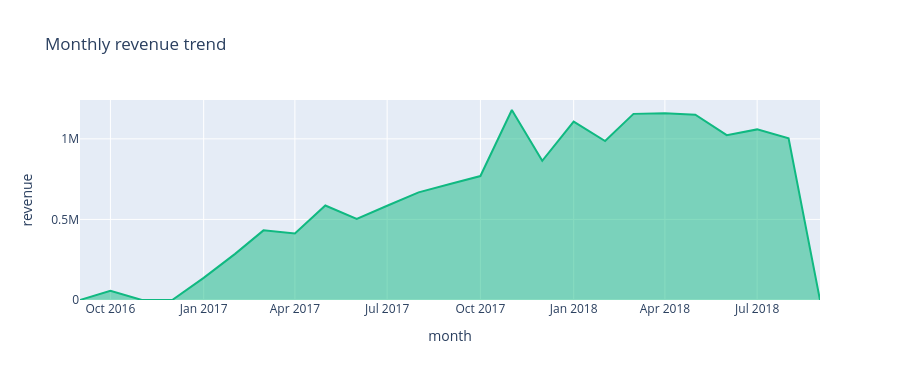

Notebook code for this chart:
### Markdown cell above
## Q2. Revenue trend over time

### Code cell
chart_monthly_revenue(df).show()
